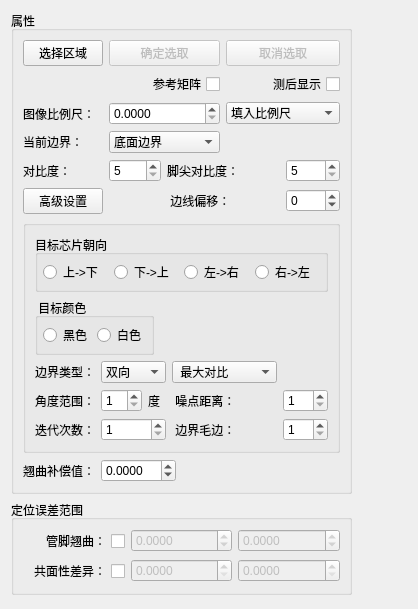
<?xml version="1.0" encoding="UTF-8"?>
<ui version="4.0">
 <class>edgeWarpWdg</class>
 <widget class="QWidget" name="edgeWarpWdg">
  <property name="geometry">
   <rect>
    <x>0</x>
    <y>0</y>
    <width>418</width>
    <height>609</height>
   </rect>
  </property>
  <property name="windowTitle">
   <string>edgeWarpWdg</string>
  </property>
  <layout class="QGridLayout" name="gridLayout_5">
   <item row="0" column="0">
    <layout class="QVBoxLayout" name="verticalLayout">
     <item>
      <widget class="QGroupBox" name="groupBox">
       <property name="title">
        <string>属性</string>
       </property>
       <layout class="QGridLayout" name="gridLayout_4">
        <item row="0" column="0">
         <widget class="QPushButton" name="bt_selectRoi">
          <property name="text">
           <string>选择区域</string>
          </property>
          <property name="checkable">
           <bool>false</bool>
          </property>
         </widget>
        </item>
        <item row="0" column="1" colspan="2">
         <widget class="QPushButton" name="bt_ok">
          <property name="enabled">
           <bool>false</bool>
          </property>
          <property name="text">
           <string>确定选取</string>
          </property>
         </widget>
        </item>
        <item row="0" column="3" colspan="2">
         <widget class="QPushButton" name="bt_cancel">
          <property name="enabled">
           <bool>false</bool>
          </property>
          <property name="text">
           <string>取消选取</string>
          </property>
         </widget>
        </item>
        <item row="1" column="1" colspan="2">
         <widget class="QCheckBox" name="cb_refer">
          <property name="layoutDirection">
           <enum>Qt::RightToLeft</enum>
          </property>
          <property name="text">
           <string>参考矩阵</string>
          </property>
         </widget>
        </item>
        <item row="1" column="3" colspan="2">
         <widget class="QCheckBox" name="cb_showRegionAfterDet">
          <property name="layoutDirection">
           <enum>Qt::RightToLeft</enum>
          </property>
          <property name="text">
           <string>测后显示</string>
          </property>
         </widget>
        </item>
        <item row="2" column="0">
         <widget class="QLabel" name="label">
          <property name="text">
           <string>图像比例尺：</string>
          </property>
         </widget>
        </item>
        <item row="2" column="1" colspan="2">
         <widget class="QDoubleSpinBox" name="dsp_pixelSize">
          <property name="decimals">
           <number>4</number>
          </property>
          <property name="maximum">
           <double>10.000000000000000</double>
          </property>
         </widget>
        </item>
        <item row="3" column="0">
         <widget class="QLabel" name="label_25">
          <property name="text">
           <string>当前边界：</string>
          </property>
         </widget>
        </item>
        <item row="3" column="1" colspan="2">
         <widget class="QComboBox" name="cob_edgeIndex">
          <item>
           <property name="text">
            <string>底面边界</string>
           </property>
          </item>
          <item>
           <property name="text">
            <string>管脚侧面1</string>
           </property>
          </item>
          <item>
           <property name="text">
            <string>管脚侧面2</string>
           </property>
          </item>
         </widget>
        </item>
        <item row="4" column="0">
         <widget class="QLabel" name="label_24">
          <property name="text">
           <string>对比度：</string>
          </property>
         </widget>
        </item>
        <item row="4" column="1">
         <widget class="QSpinBox" name="sp_gradient">
          <property name="minimum">
           <number>5</number>
          </property>
          <property name="maximum">
           <number>255</number>
          </property>
         </widget>
        </item>
        <item row="4" column="2" colspan="2">
         <widget class="QLabel" name="label_40">
          <property name="text">
           <string>脚尖对比度：</string>
          </property>
         </widget>
        </item>
        <item row="4" column="4">
         <widget class="QSpinBox" name="sp_leadThre">
          <property name="minimum">
           <number>5</number>
          </property>
         </widget>
        </item>
        <item row="5" column="0" colspan="2">
         <layout class="QHBoxLayout" name="horizontalLayout">
          <item>
           <widget class="QPushButton" name="bt_advance">
            <property name="text">
             <string>高级设置</string>
            </property>
            <property name="checkable">
             <bool>true</bool>
            </property>
           </widget>
          </item>
          <item>
           <spacer name="horizontalSpacer_3">
            <property name="orientation">
             <enum>Qt::Horizontal</enum>
            </property>
            <property name="sizeHint" stdset="0">
             <size>
              <width>40</width>
              <height>20</height>
             </size>
            </property>
           </spacer>
          </item>
         </layout>
        </item>
        <item row="5" column="2" colspan="2">
         <widget class="QLabel" name="label_39">
          <property name="text">
           <string> 边线偏移：</string>
          </property>
         </widget>
        </item>
        <item row="5" column="4">
         <widget class="QSpinBox" name="sp_lineOffset">
          <property name="buttonSymbols">
           <enum>QAbstractSpinBox::UpDownArrows</enum>
          </property>
          <property name="minimum">
           <number>-99</number>
          </property>
         </widget>
        </item>
        <item row="6" column="0" colspan="5">
         <widget class="QGroupBox" name="grp_advance">
          <property name="title">
           <string/>
          </property>
          <layout class="QGridLayout" name="gridLayout_3">
           <item row="0" column="0" colspan="2">
            <widget class="QGroupBox" name="groupBox_2">
             <property name="title">
              <string>目标芯片朝向</string>
             </property>
             <layout class="QHBoxLayout" name="horizontalLayout_4">
              <property name="spacing">
               <number>5</number>
              </property>
              <property name="leftMargin">
               <number>5</number>
              </property>
              <property name="topMargin">
               <number>5</number>
              </property>
              <property name="rightMargin">
               <number>5</number>
              </property>
              <property name="bottomMargin">
               <number>5</number>
              </property>
              <item>
               <widget class="QRadioButton" name="rb_UpToDw">
                <property name="text">
                 <string>上-&gt;下</string>
                </property>
               </widget>
              </item>
              <item>
               <widget class="QRadioButton" name="rb_DwToUp">
                <property name="text">
                 <string>下-&gt;上</string>
                </property>
               </widget>
              </item>
              <item>
               <widget class="QRadioButton" name="rb_LfToRt">
                <property name="text">
                 <string>左-&gt;右</string>
                </property>
               </widget>
              </item>
              <item>
               <widget class="QRadioButton" name="rb_RtToLf">
                <property name="text">
                 <string>右-&gt;左</string>
                </property>
               </widget>
              </item>
             </layout>
            </widget>
           </item>
           <item row="1" column="0" rowspan="2">
            <widget class="QGroupBox" name="groupBox_4">
             <property name="title">
              <string> 目标颜色</string>
             </property>
             <layout class="QGridLayout" name="gridLayout_2">
              <property name="leftMargin">
               <number>5</number>
              </property>
              <property name="topMargin">
               <number>5</number>
              </property>
              <property name="rightMargin">
               <number>5</number>
              </property>
              <property name="bottomMargin">
               <number>5</number>
              </property>
              <property name="spacing">
               <number>5</number>
              </property>
              <item row="0" column="0">
               <widget class="QRadioButton" name="rb_black">
                <property name="text">
                 <string>黑色</string>
                </property>
               </widget>
              </item>
              <item row="0" column="1">
               <widget class="QRadioButton" name="rb_white">
                <property name="text">
                 <string>白色</string>
                </property>
               </widget>
              </item>
             </layout>
            </widget>
           </item>
           <item row="2" column="1">
            <spacer name="horizontalSpacer_2">
             <property name="orientation">
              <enum>Qt::Horizontal</enum>
             </property>
             <property name="sizeHint" stdset="0">
              <size>
               <width>40</width>
               <height>20</height>
              </size>
             </property>
            </spacer>
           </item>
           <item row="3" column="0" colspan="2">
            <layout class="QGridLayout" name="gridLayout">
             <item row="0" column="0">
              <widget class="QLabel" name="label_34">
               <property name="text">
                <string>边界类型：</string>
               </property>
              </widget>
             </item>
             <item row="0" column="1">
              <widget class="QComboBox" name="cob_pol">
               <item>
                <property name="text">
                 <string>双向</string>
                </property>
               </item>
               <item>
                <property name="text">
                 <string>黑到白</string>
                </property>
               </item>
               <item>
                <property name="text">
                 <string>白到黑</string>
                </property>
               </item>
              </widget>
             </item>
             <item row="0" column="2">
              <widget class="QComboBox" name="cob_first">
               <property name="minimumSize">
                <size>
                 <width>105</width>
                 <height>0</height>
                </size>
               </property>
               <item>
                <property name="text">
                 <string> 最大对比</string>
                </property>
               </item>
               <item>
                <property name="text">
                 <string> 第一条</string>
                </property>
               </item>
              </widget>
             </item>
             <item row="1" column="0">
              <widget class="QLabel" name="label_35">
               <property name="text">
                <string>角度范围：</string>
               </property>
              </widget>
             </item>
             <item row="1" column="1">
              <layout class="QHBoxLayout" name="horizontalLayout_6">
               <item>
                <widget class="QSpinBox" name="sp_degRange">
                 <property name="minimum">
                  <number>1</number>
                 </property>
                </widget>
               </item>
               <item>
                <widget class="QLabel" name="label_36">
                 <property name="text">
                  <string>度</string>
                 </property>
                </widget>
               </item>
              </layout>
             </item>
             <item row="1" column="2">
              <widget class="QLabel" name="label_37">
               <property name="text">
                <string> 噪点距离：</string>
               </property>
              </widget>
             </item>
             <item row="1" column="3">
              <widget class="QSpinBox" name="sp_rmDist">
               <property name="minimum">
                <number>1</number>
               </property>
              </widget>
             </item>
             <item row="2" column="0">
              <widget class="QLabel" name="label_38">
               <property name="text">
                <string>迭代次数：</string>
               </property>
              </widget>
             </item>
             <item row="2" column="1">
              <widget class="QSpinBox" name="sp_iteratNum">
               <property name="minimum">
                <number>1</number>
               </property>
              </widget>
             </item>
             <item row="2" column="2">
              <widget class="QLabel" name="label_33">
               <property name="text">
                <string> 边界毛边：</string>
               </property>
              </widget>
             </item>
             <item row="2" column="3">
              <widget class="QSpinBox" name="sp_step">
               <property name="minimum">
                <number>1</number>
               </property>
               <property name="maximum">
                <number>10</number>
               </property>
              </widget>
             </item>
            </layout>
           </item>
          </layout>
         </widget>
        </item>
        <item row="7" column="0" colspan="4">
         <layout class="QHBoxLayout" name="horizontalLayout_2">
          <item>
           <widget class="QLabel" name="label_2">
            <property name="text">
             <string>翘曲补偿值：</string>
            </property>
           </widget>
          </item>
          <item>
           <widget class="QDoubleSpinBox" name="dsp_offset">
            <property name="decimals">
             <number>4</number>
            </property>
            <property name="minimum">
             <double>-10.000000000000000</double>
            </property>
            <property name="maximum">
             <double>10.000000000000000</double>
            </property>
           </widget>
          </item>
          <item>
           <spacer name="horizontalSpacer">
            <property name="orientation">
             <enum>Qt::Horizontal</enum>
            </property>
            <property name="sizeHint" stdset="0">
             <size>
              <width>40</width>
              <height>20</height>
             </size>
            </property>
           </spacer>
          </item>
         </layout>
        </item>
        <item row="2" column="3" colspan="2">
         <widget class="QComboBox" name="cob_inputPixel">
          <item>
           <property name="text">
            <string>填入比例尺</string>
           </property>
          </item>
          <item>
           <property name="text">
            <string>传入3D比例尺</string>
           </property>
          </item>
          <item>
           <property name="text">
            <string>传入像素比例尺</string>
           </property>
          </item>
         </widget>
        </item>
       </layout>
      </widget>
     </item>
     <item>
      <widget class="QGroupBox" name="groupBox_6">
       <property name="title">
        <string>定位误差范围</string>
       </property>
       <layout class="QGridLayout" name="gridLayout_7">
        <item row="0" column="1">
         <widget class="QDoubleSpinBox" name="dsp_errWarpMin">
          <property name="enabled">
           <bool>false</bool>
          </property>
          <property name="buttonSymbols">
           <enum>QAbstractSpinBox::UpDownArrows</enum>
          </property>
          <property name="decimals">
           <number>4</number>
          </property>
          <property name="minimum">
           <double>-999.000000000000000</double>
          </property>
          <property name="maximum">
           <double>999.990000000000009</double>
          </property>
         </widget>
        </item>
        <item row="0" column="0">
         <widget class="QCheckBox" name="cb_errWarp">
          <property name="layoutDirection">
           <enum>Qt::RightToLeft</enum>
          </property>
          <property name="text">
           <string>管脚翘曲：</string>
          </property>
         </widget>
        </item>
        <item row="0" column="2">
         <widget class="QDoubleSpinBox" name="dsp_errWarpMax">
          <property name="enabled">
           <bool>false</bool>
          </property>
          <property name="buttonSymbols">
           <enum>QAbstractSpinBox::UpDownArrows</enum>
          </property>
          <property name="decimals">
           <number>4</number>
          </property>
          <property name="minimum">
           <double>-999.000000000000000</double>
          </property>
          <property name="maximum">
           <double>999.990000000000009</double>
          </property>
         </widget>
        </item>
        <item row="1" column="0">
         <widget class="QCheckBox" name="cb_errWarpDiff">
          <property name="layoutDirection">
           <enum>Qt::RightToLeft</enum>
          </property>
          <property name="text">
           <string>共面性差异：</string>
          </property>
         </widget>
        </item>
        <item row="1" column="1">
         <widget class="QDoubleSpinBox" name="dsp_errWarpDiffMin">
          <property name="enabled">
           <bool>false</bool>
          </property>
          <property name="buttonSymbols">
           <enum>QAbstractSpinBox::UpDownArrows</enum>
          </property>
          <property name="decimals">
           <number>4</number>
          </property>
          <property name="minimum">
           <double>0.000000000000000</double>
          </property>
          <property name="maximum">
           <double>999.990000000000009</double>
          </property>
         </widget>
        </item>
        <item row="1" column="2">
         <widget class="QDoubleSpinBox" name="dsp_errWarpDiffMax">
          <property name="enabled">
           <bool>false</bool>
          </property>
          <property name="buttonSymbols">
           <enum>QAbstractSpinBox::UpDownArrows</enum>
          </property>
          <property name="decimals">
           <number>4</number>
          </property>
          <property name="minimum">
           <double>0.000000000000000</double>
          </property>
          <property name="maximum">
           <double>999.990000000000009</double>
          </property>
         </widget>
        </item>
       </layout>
      </widget>
     </item>
     <item>
      <spacer name="verticalSpacer">
       <property name="orientation">
        <enum>Qt::Vertical</enum>
       </property>
       <property name="sizeHint" stdset="0">
        <size>
         <width>20</width>
         <height>18</height>
        </size>
       </property>
      </spacer>
     </item>
    </layout>
   </item>
   <item row="0" column="1">
    <spacer name="horizontalSpacer_17">
     <property name="orientation">
      <enum>Qt::Horizontal</enum>
     </property>
     <property name="sizeHint" stdset="0">
      <size>
       <width>1</width>
       <height>20</height>
      </size>
     </property>
    </spacer>
   </item>
  </layout>
 </widget>
 <resources/>
 <connections/>
</ui>
